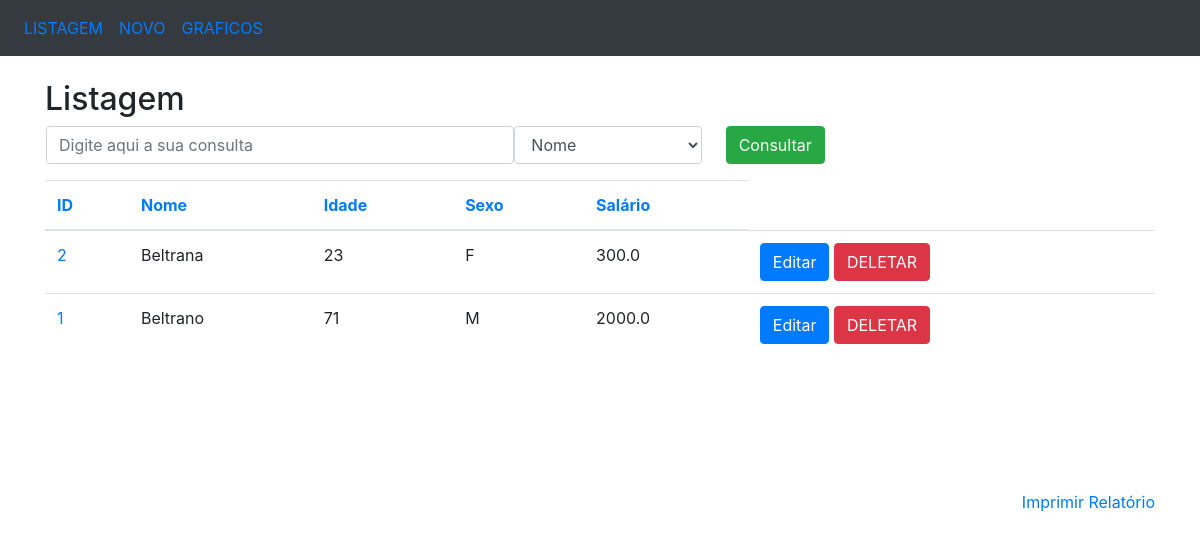
The app's page /ordenacao/nome/id with its own data.
### app/models/tables.py (models this page shows, shortened)
class Pessoa(db.Model):
    __tablename__ = 'pessoas'
    id = db.Column(db.Integer, primary_key=True)
    nome = db.Column(db.String(50), nullable=False)
    idade = db.Column(db.Integer)
    sexo = db.Column(db.String(1))
    salario = db.Column(db.Float)

### app/controllers/default.py (the view)
@app.route('/ordenacao/<campo>/<ordem_anterior>')
def ordenacao(campo='id', ordem_anterior=''):
    if campo == 'id':
        if ordem_anterior == campo:
            pessoas = Pessoa.query.order_by(Pessoa.id.desc()).all()
        else:
            pessoas = Pessoa.query.order_by(Pessoa.id).all()
    elif campo == 'nome':
        if ordem_anterior == campo:
            pessoas = Pessoa.query.order_by(Pessoa.nome.desc()).all()
        else:
            pessoas = Pessoa.query.order_by(Pessoa.nome).all()
    elif campo == 'idade':
        if ordem_anterior == campo:
            pessoas = Pessoa.query.order_by(Pessoa.idade.desc()).all()
        else:
            pessoas = Pessoa.query.order_by(Pessoa.idade).all()
    elif campo == 'sexo':
        if ordem_anterior == campo:
            pessoas = Pessoa.query.order_by(Pessoa.sexo.desc()).all()
        else:
            pessoas = Pessoa.query.order_by(Pessoa.sexo).all()
    elif campo == 'salario':
        if ordem_anterior == campo:
            pessoas = Pessoa.query.order_by(Pessoa.sexo.desc()).all()
        else:
            pessoas = Pessoa.query.order_by(Pessoa.sexo.all())
    else:
        pessoas = Pessoa.query.order_by(Pessoa.id).all()
    return render_template('listagem.html', pessoas=pessoas, ordem=campo)

### app/templates/listagem.html (shortened to what this page needs)
<!DOCTYPE html>
<html lang="en">
    <link rel="stylesheet" href="https://maxcdn.bootstrapcdn.com/bootstrap/4.3.1/css/bootstrap.min.css">
<body>
    <nav class="navbar navbar-expand-sm bg-dark">
        <ul class="navbar-nav">
            <li class="nav-item">
                <a class="nav-link" href="/listagem">LISTAGEM</a>
            </li>
            <li class="nav-item">
                <a class="nav-link" href="/insercao">NOVO</a>
            </li>
            <li class="nav-item">
                <a class="nav-link" href="/graficos">GRAFICOS</a>
            </li>
        </ul>
    </nav>
    <br>
    <div class="container">
        <h2>Listagem</h2>
        <form action="/consulta" method="POST" name="frm_consulta" class="ml-3">
            <div class="form-group">
                <div class="row">
                    <input type="text" class="form-control col-md-5" name="consulta"
                    placeholder="Digite aqui a sua consulta">
                    <select class="form-control col-md-2" name="campo">
                        <option value="nome">Nome</option>
                    </select>
                    <button type="submit" class="btn btn-success ml-4">Consultar</button>
                </div>
            </div>
        </form>
        <div style="overflow: scroll; height: 310px; width: 100%;" align="center">
            <table class="table">
                <thead>
                    <tr>
                        <th><a href="/ordenacao/id/{{ordem}}">ID</a></th>
                        <th><a href="/ordenacao/nome/{{ordem}}">Nome</a></th>
                        <th><a href="/ordenacao/idade/{{ordem}}">Idade</a></th>
                        <th><a href="/ordenacao/sexo/{{ordem}}">Sexo</a></th>
                        <th><a href="/ordenacao/salario/{{ordem}}">Salário</a></th>
                    </tr>
                </thead>
                <tbody>
                    {% for pessoa in pessoas %}
                        <tr>
                            <td nowrap="true">
                                <a href="/selecao/{{pessoa.id}}">{{pessoa.id}}</a>
                            </td>
                            <td nowrap="true">{{pessoa.nome}}</td>
                            <td nowrap="true">{{pessoa.idade}}</td>
                            <td nowrap="true">{{pessoa.sexo}}</td>
                            <td nowrap="true">{{pessoa.salario}}</td>
                            <td>
                                <a href="/edicao/{{pessoa.id}}"
                                class="btn btn-primary" role="button">
                                    Editar
                                </a>
                                <a href="/delecao/{{pessoa.id}}"
                                class="btn btn-danger" role="button">
                                    DELETAR
                                </a>
                            </td>
                        </tr>
                    {% endfor %}
                </tbody>
            </table>
        </div>
        <a href="#" style="float: right;" onclick="relatorio()">Imprimir Relatório</a>
    </div>
</body>
</html>

### records on screen
Pessoa: id "2", nome "Beltrana", idade "23", sexo "F", salario "300.0"
Pessoa: id "1", nome "Beltrano", idade "71", sexo "M", salario "2000.0"
